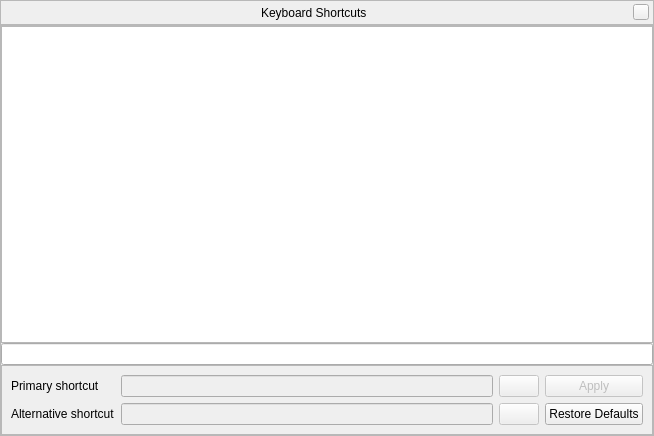
<?xml version="1.0" encoding="UTF-8"?>
<ui version="4.0">
 <class>shortcutsDialogForm</class>
 <widget class="QWidget" name="shortcutsDialogForm">
  <property name="geometry">
   <rect>
    <x>0</x>
    <y>0</y>
    <width>654</width>
    <height>436</height>
   </rect>
  </property>
  <property name="windowTitle">
   <string notr="true"/>
  </property>
  <layout class="QVBoxLayout" name="verticalLayout">
   <property name="spacing">
    <number>0</number>
   </property>
   <property name="margin">
    <number>0</number>
   </property>
   <item>
    <widget class="BarFrame" name="TitleBar">
     <property name="minimumSize">
      <size>
       <width>16</width>
       <height>25</height>
      </size>
     </property>
     <property name="maximumSize">
      <size>
       <width>16777215</width>
       <height>25</height>
      </size>
     </property>
     <property name="frameShape">
      <enum>QFrame::StyledPanel</enum>
     </property>
     <property name="frameShadow">
      <enum>QFrame::Raised</enum>
     </property>
     <layout class="QHBoxLayout" name="horizontalLayout">
      <property name="leftMargin">
       <number>0</number>
      </property>
      <property name="topMargin">
       <number>0</number>
      </property>
      <property name="rightMargin">
       <number>4</number>
      </property>
      <property name="bottomMargin">
       <number>0</number>
      </property>
      <item>
       <spacer name="horizontalSpacer_2">
        <property name="orientation">
         <enum>Qt::Horizontal</enum>
        </property>
        <property name="sizeHint" stdset="0">
         <size>
          <width>40</width>
          <height>20</height>
         </size>
        </property>
       </spacer>
      </item>
      <item>
       <widget class="QLabel" name="stelWindowTitle">
        <property name="text">
         <string>Keyboard Shortcuts</string>
        </property>
       </widget>
      </item>
      <item>
       <spacer name="horizontalSpacer">
        <property name="orientation">
         <enum>Qt::Horizontal</enum>
        </property>
        <property name="sizeHint" stdset="0">
         <size>
          <width>40</width>
          <height>20</height>
         </size>
        </property>
       </spacer>
      </item>
      <item>
       <widget class="QPushButton" name="closeStelWindow">
        <property name="minimumSize">
         <size>
          <width>16</width>
          <height>16</height>
         </size>
        </property>
        <property name="maximumSize">
         <size>
          <width>16</width>
          <height>16</height>
         </size>
        </property>
        <property name="text">
         <string/>
        </property>
       </widget>
      </item>
     </layout>
    </widget>
   </item>
   <item>
    <widget class="QFrame" name="mainFrame">
     <property name="frameShape">
      <enum>QFrame::StyledPanel</enum>
     </property>
     <property name="frameShadow">
      <enum>QFrame::Raised</enum>
     </property>
     <layout class="QVBoxLayout" name="verticalLayout_2">
      <property name="spacing">
       <number>0</number>
      </property>
      <property name="margin">
       <number>0</number>
      </property>
      <item>
       <widget class="QTreeView" name="shortcutsTreeView">
        <property name="uniformRowHeights">
         <bool>true</bool>
        </property>
        <property name="sortingEnabled">
         <bool>true</bool>
        </property>
        <property name="allColumnsShowFocus">
         <bool>true</bool>
        </property>
        <attribute name="headerDefaultSectionSize">
         <number>200</number>
        </attribute>
        <attribute name="headerMinimumSectionSize">
         <number>100</number>
        </attribute>
        <attribute name="headerShowSortIndicator" stdset="0">
         <bool>true</bool>
        </attribute>
        <attribute name="headerStretchLastSection">
         <bool>true</bool>
        </attribute>
       </widget>
      </item>
      <item>
       <widget class="QLineEdit" name="lineEditSearch"/>
      </item>
      <item>
       <widget class="QFrame" name="editFrame">
        <property name="frameShape">
         <enum>QFrame::StyledPanel</enum>
        </property>
        <layout class="QGridLayout" name="gridLayout">
         <property name="sizeConstraint">
          <enum>QLayout::SetMaximumSize</enum>
         </property>
         <property name="leftMargin">
          <number>9</number>
         </property>
         <property name="rightMargin">
          <number>9</number>
         </property>
         <property name="bottomMargin">
          <number>9</number>
         </property>
         <item row="1" column="0">
          <widget class="QLabel" name="primaryLabel">
           <property name="text">
            <string extracomment="Reused from the view widget!">Primary shortcut</string>
           </property>
          </widget>
         </item>
         <item row="1" column="1">
          <widget class="ShortcutLineEdit" name="primaryShortcutEdit">
           <property name="enabled">
            <bool>false</bool>
           </property>
          </widget>
         </item>
         <item row="2" column="0">
          <widget class="QLabel" name="altLabel">
           <property name="text">
            <string extracomment="Reused from the view widget!">Alternative shortcut</string>
           </property>
          </widget>
         </item>
         <item row="2" column="1">
          <widget class="ShortcutLineEdit" name="altShortcutEdit">
           <property name="enabled">
            <bool>false</bool>
           </property>
          </widget>
         </item>
         <item row="2" column="2">
          <widget class="QPushButton" name="altBackspaceButton">
           <property name="enabled">
            <bool>false</bool>
           </property>
          </widget>
         </item>
         <item row="1" column="2">
          <widget class="QPushButton" name="primaryBackspaceButton">
           <property name="enabled">
            <bool>false</bool>
           </property>
          </widget>
         </item>
         <item row="2" column="3">
          <widget class="QPushButton" name="restoreDefaultsButton">
           <property name="text">
            <string>Restore Defaults</string>
           </property>
          </widget>
         </item>
         <item row="1" column="3">
          <widget class="QPushButton" name="applyButton">
           <property name="enabled">
            <bool>false</bool>
           </property>
           <property name="text">
            <string>Apply</string>
           </property>
          </widget>
         </item>
        </layout>
       </widget>
      </item>
     </layout>
    </widget>
   </item>
  </layout>
 </widget>
 <customwidgets>
  <customwidget>
   <class>BarFrame</class>
   <extends>QFrame</extends>
   <header>Dialog.hpp</header>
   <container>1</container>
  </customwidget>
  <customwidget>
   <class>ShortcutLineEdit</class>
   <extends>QLineEdit</extends>
   <header>ShortcutsDialog.hpp</header>
   <slots>
    <slot>backspace()</slot>
   </slots>
  </customwidget>
 </customwidgets>
 <resources/>
 <connections>
  <connection>
   <sender>closeStelWindow</sender>
   <signal>clicked()</signal>
   <receiver>shortcutsDialogForm</receiver>
   <slot>close()</slot>
   <hints>
    <hint type="sourcelabel">
     <x>493</x>
     <y>150</y>
    </hint>
    <hint type="destinationlabel">
     <x>260</x>
     <y>151</y>
    </hint>
   </hints>
  </connection>
  <connection>
   <sender>primaryBackspaceButton</sender>
   <signal>clicked()</signal>
   <receiver>primaryShortcutEdit</receiver>
   <slot>backspace()</slot>
   <hints>
    <hint type="sourcelabel">
     <x>540</x>
     <y>380</y>
    </hint>
    <hint type="destinationlabel">
     <x>352</x>
     <y>380</y>
    </hint>
   </hints>
  </connection>
  <connection>
   <sender>altBackspaceButton</sender>
   <signal>clicked()</signal>
   <receiver>altShortcutEdit</receiver>
   <slot>backspace()</slot>
   <hints>
    <hint type="sourcelabel">
     <x>540</x>
     <y>413</y>
    </hint>
    <hint type="destinationlabel">
     <x>352</x>
     <y>413</y>
    </hint>
   </hints>
  </connection>
  <connection>
   <sender>primaryBackspaceButton</sender>
   <signal>clicked()</signal>
   <receiver>primaryShortcutEdit</receiver>
   <slot>setFocus()</slot>
   <hints>
    <hint type="sourcelabel">
     <x>540</x>
     <y>380</y>
    </hint>
    <hint type="destinationlabel">
     <x>352</x>
     <y>380</y>
    </hint>
   </hints>
  </connection>
  <connection>
   <sender>altBackspaceButton</sender>
   <signal>clicked()</signal>
   <receiver>altShortcutEdit</receiver>
   <slot>setFocus()</slot>
   <hints>
    <hint type="sourcelabel">
     <x>540</x>
     <y>413</y>
    </hint>
    <hint type="destinationlabel">
     <x>352</x>
     <y>413</y>
    </hint>
   </hints>
  </connection>
 </connections>
</ui>
